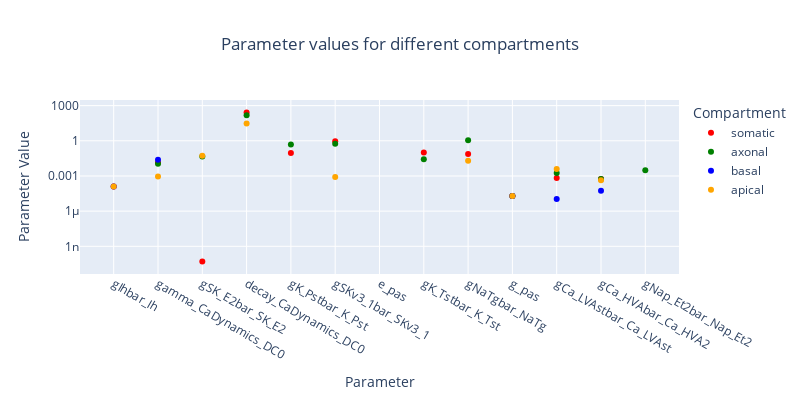

Notebook cell for this chart:
### Code cell
# Create a scatter plot using Plotly
fig = go.Figure(layout=go.Layout(width=800, height=400))
colors = ['red', 'green', 'blue', 'orange']
# Add scatter traces for each compartment
for compartment, color in zip(['somatic', 'axonal', 'basal', 'apical'], colors):
    x = []
    y = []
    for param_name in param_names_unique:
        if compartment in data_dict[param_name]:
            x.append(param_name)
            y.append(data_dict[param_name][compartment])
    fig.add_trace(go.Scatter(
        x=x,
        y=y,
        mode='markers',
        name=compartment,
        marker=dict(color=color)
    ))

# Update layout
fig.update_layout(
    title={'text': 'Parameter values for different compartments', 'x': 0.5},
    xaxis_title='Parameter',
    yaxis_title='Parameter Value',
    yaxis_type='log',
    legend_title='Compartment'
)

fig.show()

### Figure 1 — Plotly figure (JSON) as saved in the notebook; plotly's stock layout.template omitted (floating-point values rounded to 4 significant figures)
{"data": [{"marker": {"color": "red"}, "mode": "markers", "name": "somatic", "type": "scatter", "x": ["gIhbar_Ih", "gamma_CaDynamics_DC0", "gSK_E2bar_SK_E2", "decay_CaDynamics_DC0", "gK_Pstbar_K_Pst", "gSKv3_1bar_SKv3_1", "e_pas", "gK_Tstbar_K_Tst", "gNaTgbar_NaTg", "g_pas", "gCa_LVAstbar_Ca_LVAst", "gCa_HVAbar_Ca_HVA2"], "y": [0.0001263, 0.01431, 5e-11, 262.2, 0.09036, 0.9154, -90.99, 0.0986, 0.07646, 1.95e-05, 0.0006623, 0.0005592]}, {"marker": {"color": "green"}, "mode": "markers", "name": "axonal", "type": "scatter", "x": ["gNap_Et2bar_Nap_Et2", "gamma_CaDynamics_DC0", "gSK_E2bar_SK_E2", "decay_CaDynamics_DC0", "gK_Pstbar_K_Pst", "gSKv3_1bar_SKv3_1", "e_pas", "gK_Tstbar_K_Tst", "gNaTgbar_NaTg", "g_pas", "gCa_LVAstbar_Ca_LVAst", "gCa_HVAbar_Ca_HVA2"], "y": [0.003145, 0.01089, 0.04555, 154.3, 0.4896, 0.556, -90.99, 0.02708, 1.12, 1.95e-05, 0.001803, 0.0005547]}, {"marker": {"color": "blue"}, "mode": "markers", "name": "basal", "type": "scatter", "x": ["gIhbar_Ih", "gamma_CaDynamics_DC0", "e_pas", "g_pas", "gCa_LVAstbar_Ca_LVAst", "gCa_HVAbar_Ca_HVA2"], "y": [0.0001263, 0.02382, -90.99, 1.95e-05, 1.108e-05, 5.464e-05]}, {"marker": {"color": "orange"}, "mode": "markers", "name": "apical", "type": "scatter", "x": ["gIhbar_Ih", "gamma_CaDynamics_DC0", "gSK_E2bar_SK_E2", "decay_CaDynamics_DC0", "gSKv3_1bar_SKv3_1", "e_pas", "gNaTgbar_NaTg", "g_pas", "gCa_LVAstbar_Ca_LVAst", "gCa_HVAbar_Ca_HVA2"], "y": [0.0001263, 0.0008809, 0.05274, 30.67, 0.000824, -90.99, 0.01992, 1.95e-05, 0.003979, 0.0004404]}], "layout": {"height": 400, "legend": {"title": {"text": "Compartment"}}, "title": {"text": "Parameter values for different compartments", "x": 0.5}, "width": 800, "xaxis": {"title": {"text": "Parameter"}}, "yaxis": {"title": {"text": "Parameter Value"}, "type": "log"}}}
